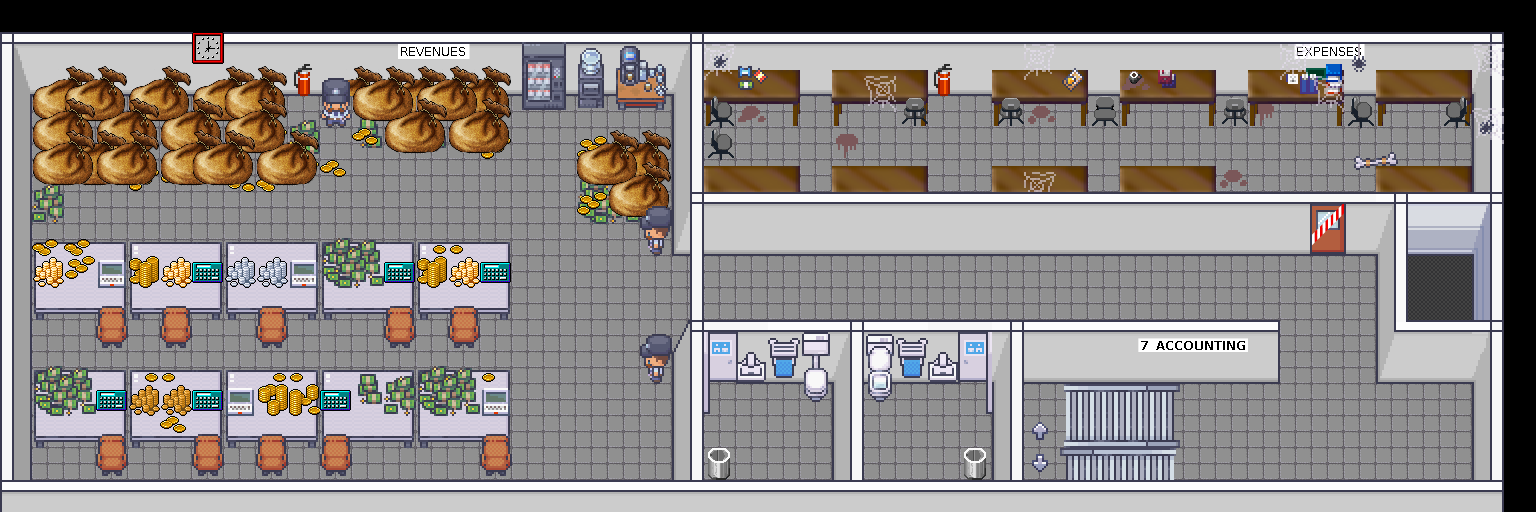

This is a level from a 2D game, rendered from its Tiled map with the project's own tilesets. A one-line summary and the map file follow, with tile-layer data summarised:
An orthogonal 48x16 tile map with 32x32 px tiles, 38 tile layers (exitMain, wcLeftStep, wcRightStep, start, ...), 19 tilesets and 2 objects (2x variable).

<map version="1.5" tiledversion="1.7.2" orientation="orthogonal" renderorder="right-down" width="48" height="16" tilewidth="32" tileheight="32" infinite="0" nextlayerid="64" nextobjectid="3">
 <editorsettings>
  <export target="07.json" format="json" />
 </editorsettings>
 <properties>
  <property name="mapCopyright" value="&quot;The Money Bin&quot; by Thoddi is licensed unter CC BY-NC-SA 4.0" />
  <property name="mapDescription" value=" " />
  <property name="mapLink" value=" " />
  <property name="mapName" value="The Money Bin" />
  <property name="script" value="https://static.rc3.world/scripts/default/bundle.js" />
 </properties>
 <tileset firstgid="1" source="../tiles/mapUtilies.tsx" />
 <tileset firstgid="10" source="../tiles/wintiles.tsx" />
 <tileset firstgid="1034" source="../tiles/BaseChip_pipo.tsx" />
 <tileset firstgid="1986" source="../tiles/Schilder.tsx" />
 <tileset firstgid="2786" source="../tiles/ModernInteriors/Room_Builder_3d_walls_32x32.tsx" />
 <tileset firstgid="4106" source="../tiles/ModernInteriors/26_Condominium_32x32.tsx" />
 <tileset firstgid="4410" source="../tiles/ModernInteriors/1_Generic_32x32.tsx" />
 <tileset firstgid="5658" source="../tiles/tilesets_deviant_milkian_1.tsx" />
 <tileset firstgid="5914" source="../tiles/ModernInteriors/3_Bathroom_32x32.tsx" />
 <tileset firstgid="6810" source="../tiles/ModernInteriors/Modern_Office_Shadowless_32x32.tsx" />
 <tileset firstgid="7658" source="../tiles/furniture.tsx" />
 <tileset firstgid="8682" source="../tiles/ModernInteriors/13_Conference_Hall_Shadowless_32x32.tsx" />
 <tileset firstgid="8874" source="../tiles/ModernInteriors/Guard_32x32_19.tsx" />
 <tileset firstgid="11170" source="../tiles/cert-misc.tsx" />
 <tileset firstgid="12194" source="../tiles/ModernInteriors/11_Halloween_Shadowless_32x32.tsx" />
 <tileset firstgid="13170" source="../tiles/ModernInteriors/animated_spider_32x32.tsx" />
 <tileset firstgid="13186" source="../tiles/bag.tsx" />
 <tileset firstgid="13190" source="../tiles/money.tsx" />
 <tileset firstgid="13254" source="../tiles/ModernInteriors/Room_Builder_borders_32x32.tsx" />
 <layer id="63" name="exitMain" width="48" height="16">
  <properties>
   <property name="exitUrl" value="../main.json" />
  </properties>
  <data>[768 cells, 1 non-empty, 1 distinct tile ids]</data>
 </layer>
 <layer id="61" name="wcLeftStep" width="48" height="16">
  <properties>
   <property name="autoClose" type="bool" value="true" />
   <property name="autoOpen" type="bool" value="true" />
   <property name="doorVariable" value="wcLeft" />
   <property name="zone" value="wcLeftZone" />
  </properties>
  <data>[768 cells, 3 non-empty, 1 distinct tile ids]</data>
 </layer>
 <layer id="62" name="wcRightStep" width="48" height="16">
  <properties>
   <property name="autoClose" type="bool" value="true" />
   <property name="autoOpen" type="bool" value="true" />
   <property name="doorVariable" value="wcRight" />
   <property name="zone" value="wcRightZone" />
  </properties>
  <data>[768 cells, 3 non-empty, 1 distinct tile ids]</data>
 </layer>
 <layer id="18" name="start" width="48" height="16">
  <properties>
   <property name="startLayer" type="bool" value="true" />
  </properties>
  <data>[768 cells, 3 non-empty, 1 distinct tile ids]</data>
 </layer>
 <layer id="29" name="silent" width="48" height="16">
  <properties>
   <property name="silent" type="bool" value="true" />
  </properties>
  <data>[768 cells, 20 non-empty, 1 distinct tile ids]</data>
 </layer>
 <layer id="23" name="exitDown" width="48" height="16">
  <properties>
   <property name="exitUrl" value="06.json#startFromUp" />
  </properties>
  <data>[768 cells, 2 non-empty, 1 distinct tile ids]</data>
 </layer>
 <layer id="46" name="exitUp" width="48" height="16">
  <properties>
   <property name="exitUrl" value="08.json#startFromDown" />
  </properties>
  <data>[768 cells, 2 non-empty, 1 distinct tile ids]</data>
 </layer>
 <layer id="24" name="startFromDown" width="48" height="16">
  <properties>
   <property name="startLayer" type="bool" value="true" />
  </properties>
  <data>[768 cells, 2 non-empty, 1 distinct tile ids]</data>
 </layer>
 <layer id="19" name="startFromUp" width="48" height="16">
  <properties>
   <property name="startLayer" type="bool" value="true" />
  </properties>
  <data>[768 cells, 4 non-empty, 1 distinct tile ids]</data>
 </layer>
 <layer id="7" name="Block" width="48" height="16">
  <data>[768 cells, 304 non-empty, 1 distinct tile ids]</data>
 </layer>
 <layer id="22" name="Floor" width="48" height="16">
  <data>[768 cells, 705 non-empty, 2 distinct tile ids]</data>
 </layer>
 <layer id="10" name="Stairs" width="48" height="16">
  <data>[768 cells, 23 non-empty, 17 distinct tile ids]</data>
 </layer>
 <layer id="26" name="Wall-BehindPlayer" width="48" height="16">
  <data>[768 cells, 164 non-empty, 15 distinct tile ids]</data>
 </layer>
 <layer id="53" name="wcLeftClose1" width="48" height="16">
  <data>[768 cells, 1 non-empty, 1 distinct tile ids]</data>
 </layer>
 <layer id="54" name="wcRightClose1" width="48" height="16">
  <data>[768 cells, 1 non-empty, 1 distinct tile ids]</data>
 </layer>
 <layer id="30" name="Toilett" width="48" height="16">
  <data>[768 cells, 10 non-empty, 7 distinct tile ids]</data>
 </layer>
 <layer id="47" name="Bags1" width="48" height="16">
  <data>[768 cells, 48 non-empty, 16 distinct tile ids]</data>
 </layer>
 <layer id="48" name="Bags2" width="48" height="16">
  <data>[768 cells, 23 non-empty, 7 distinct tile ids]</data>
 </layer>
 <layer id="49" name="Bags3" width="48" height="16">
  <data>[768 cells, 28 non-empty, 4 distinct tile ids]</data>
 </layer>
 <layer id="50" name="Bags4" width="48" height="16">
  <data>[768 cells, 8 non-empty, 4 distinct tile ids]</data>
 </layer>
 <layer id="52" name="Bags5" width="48" height="16">
  <data>[768 cells, 16 non-empty, 4 distinct tile ids]</data>
 </layer>
 <layer id="35" name="Desks" width="48" height="16">
  <data>[768 cells, 145 non-empty, 30 distinct tile ids]</data>
 </layer>
 <layer id="37" name="OnDesk" width="48" height="16">
  <data>[768 cells, 29 non-empty, 17 distinct tile ids]</data>
 </layer>
 <layer id="45" name="DoorsBehind" width="48" height="16">
  <data>[768 cells, 1 non-empty, 1 distinct tile ids]</data>
 </layer>
 <layer id="38" name="WallDecoration" width="48" height="16">
  <data>[768 cells, 10 non-empty, 9 distinct tile ids]</data>
 </layer>
 <objectgroup id="17" name="floorLayer">
  <object id="1" name="wcLeft" type="variable" x="772" y="427">
   <properties>
    <property name="closeLayer">wcLeftClose1
wcLeftClose2</property>
    <property name="default" type="bool" value="false" />
    <property name="door" type="bool" value="true" />
    <property name="openLayer" value="wcLeftOpen" />
   </properties>
   <point />
  </object>
  <object id="2" name="wcRight" type="variable" x="928" y="437">
   <properties>
    <property name="closeLayer">wcRightClose1
wcRightClose2</property>
    <property name="default" type="bool" value="false" />
    <property name="door" type="bool" value="true" />
    <property name="openLayer" value="wcRightOpen" />
   </properties>
   <point />
  </object>
 </objectgroup>
 <layer id="60" name="Bag6" width="48" height="16">
  <data>[768 cells, 1 non-empty, 1 distinct tile ids]</data>
 </layer>
 <layer id="36" name="Chairs" width="48" height="16">
  <data>[768 cells, 28 non-empty, 6 distinct tile ids]</data>
 </layer>
 <layer id="44" name="Desks2" width="48" height="16">
  <data>[768 cells, 32 non-empty, 4 distinct tile ids]</data>
 </layer>
 <layer id="51" name="OnDesk2" width="48" height="16">
  <data>[768 cells, 34 non-empty, 16 distinct tile ids]</data>
 </layer>
 <layer id="1" name="Wall-BeforePlayer" width="48" height="16">
  <data>[768 cells, 108 non-empty, 17 distinct tile ids]</data>
 </layer>
 <layer id="55" name="wcLeftClose2" width="48" height="16">
  <data>[768 cells, 1 non-empty, 1 distinct tile ids]</data>
 </layer>
 <layer id="56" name="wcRightClose2" width="48" height="16">
  <data>[768 cells, 1 non-empty, 1 distinct tile ids]</data>
 </layer>
 <layer id="31" name="Toilett 2" width="48" height="16">
  <data>[768 cells, 4 non-empty, 3 distinct tile ids]</data>
 </layer>
 <layer id="11" name="Doors" width="48" height="16">
  <data>[768 cells, 1 non-empty, 1 distinct tile ids]</data>
 </layer>
 <layer id="21" name="WallDecorationsBeforePlayer" width="48" height="16">
  <data>[768 cells, 20 non-empty, 16 distinct tile ids]</data>
 </layer>
 <layer id="57" name="wcLeftOpen" width="48" height="16">
  <data>[768 cells, 3 non-empty, 3 distinct tile ids]</data>
 </layer>
 <layer id="58" name="wcRightOpen" width="48" height="16">
  <data>[768 cells, 3 non-empty, 3 distinct tile ids]</data>
 </layer>
 <layer id="59" name="WallAboveDoors" width="48" height="16">
  <data>[768 cells, 12 non-empty, 3 distinct tile ids]</data>
 </layer>
</map>
